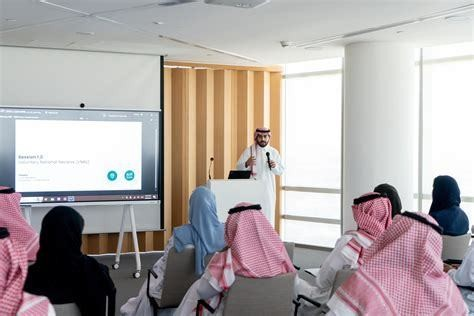
#> input picture brochure/assets/img/photo-mep.jpg, 474 x 316 px, given in place of a01f7e1c-Frame_33-000.png, which was not available
$ python extract_pdf_assets.py ../brochure/assets/img ../brochure/assets/img/photo-omantel.jpg
#> lines starting #> are read from the running program, lines starting #| are printed output that depends on the picture; pictures that were not available may be replaced by others from this repository, and a replacement may not be noted
"""Merge pdfimages output (image + soft mask) into web-ready photos and transparent client logos."""
import sys
from pathlib import Path
from PIL import Image

src, dst = Path(sys.argv[1]), Path(sys.argv[2])
jobs = {
    "a01f7e1c-Frame_33": ("pdo", "photo-pdo"),
    "260bda9c-Frame_34": ("omantel-academy", "photo-omantel"),
    "870db704-Frame_35": ("mep", "photo-mep"),
}
for stem, (logo, photo) in jobs.items():
    Image.open(src / f"{stem}-000.png").convert("RGB").save(dst / "img" / f"{photo}.jpg", quality=90)
    rgb = Image.open(src / f"{stem}-002.png").convert("RGB")
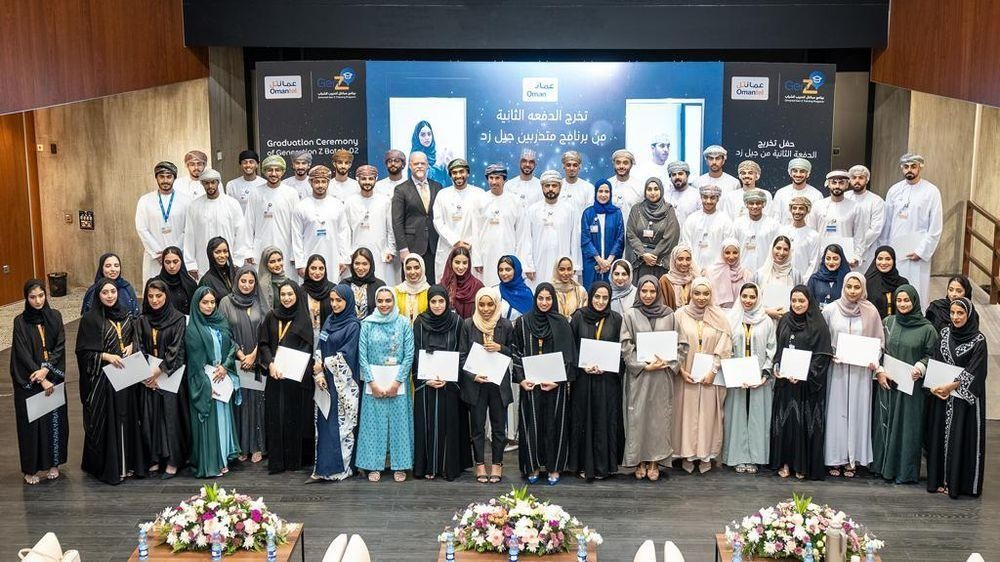
#> input picture brochure/assets/img/photo-omantel.jpg, 1000 x 562 px, given in place of a01f7e1c-Frame_33-002.png, which was not available
#> rgb is the input picture: PIL image 1000x562 RGB; mean R, G, B 118.1, 114.4, 110.5
    mask = Image.open(src / f"{stem}-003.png").convert("L").resize(rgb.size)
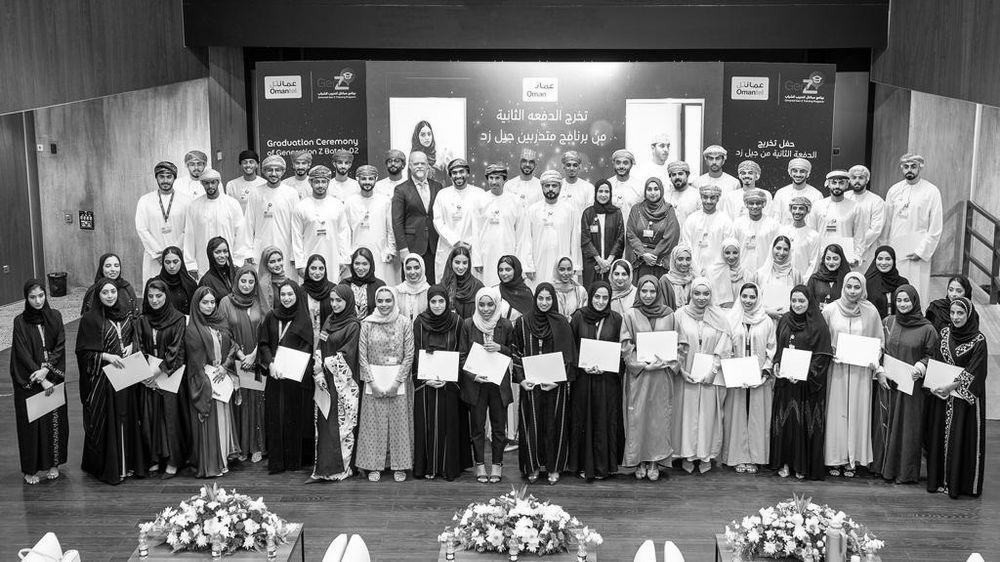
#> mask: PIL image 1000x562 L; min 0, max 255, mean 115
    rgb.putalpha(mask)
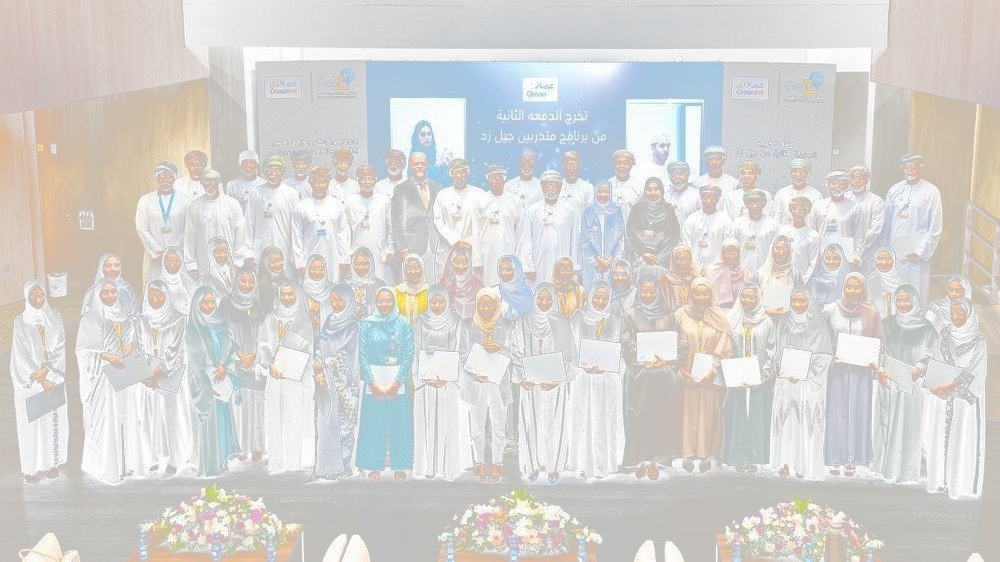
#> rgb: PIL image 1000x562 RGBA; mean R, G, B, A 118.1, 114.4, 110.5, 115; transparent parts drawn white
    rgb = rgb.crop(rgb.getbbox())
    rgb.save(dst / "clients" / f"{logo}.png")
    print(logo, rgb.size)
#| pdo (1000, 562)
#> (the run stopped early here; a loop or call above may not have finished)
